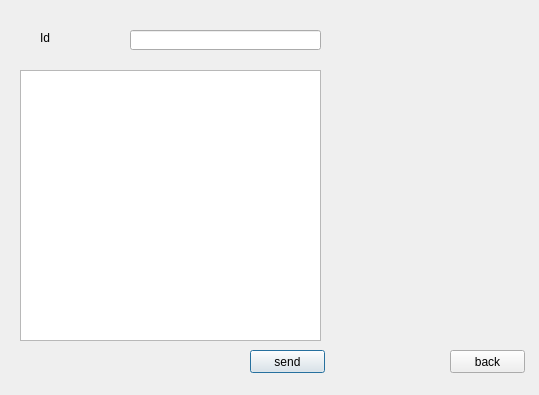
<?xml version="1.0" encoding="UTF-8"?>
<ui version="4.0">
 <class>message</class>
 <widget class="QDialog" name="message">
  <property name="geometry">
   <rect>
    <x>0</x>
    <y>0</y>
    <width>539</width>
    <height>395</height>
   </rect>
  </property>
  <property name="windowTitle">
   <string>Dialog</string>
  </property>
  <widget class="QPlainTextEdit" name="plainTextEdit">
   <property name="geometry">
    <rect>
     <x>20</x>
     <y>70</y>
     <width>301</width>
     <height>271</height>
    </rect>
   </property>
  </widget>
  <widget class="QPushButton" name="pushButton_2">
   <property name="geometry">
    <rect>
     <x>250</x>
     <y>350</y>
     <width>75</width>
     <height>23</height>
    </rect>
   </property>
   <property name="text">
    <string>send</string>
   </property>
  </widget>
  <widget class="QPushButton" name="pushButton_3">
   <property name="geometry">
    <rect>
     <x>450</x>
     <y>350</y>
     <width>75</width>
     <height>23</height>
    </rect>
   </property>
   <property name="text">
    <string>back</string>
   </property>
  </widget>
  <widget class="QLabel" name="label">
   <property name="geometry">
    <rect>
     <x>40</x>
     <y>30</y>
     <width>51</width>
     <height>16</height>
    </rect>
   </property>
   <property name="text">
    <string>Id</string>
   </property>
  </widget>
  <widget class="QLineEdit" name="lineEdit">
   <property name="geometry">
    <rect>
     <x>130</x>
     <y>30</y>
     <width>191</width>
     <height>20</height>
    </rect>
   </property>
  </widget>
 </widget>
 <resources/>
 <connections/>
</ui>
